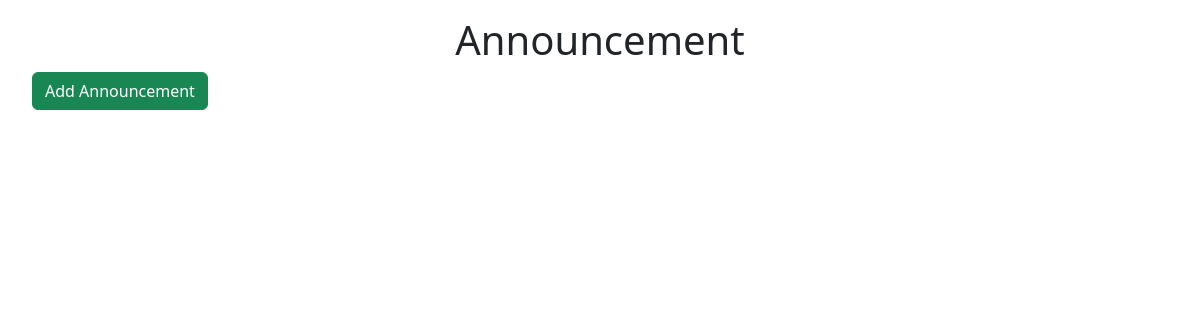
Page /announcement/ on the earlier database version.
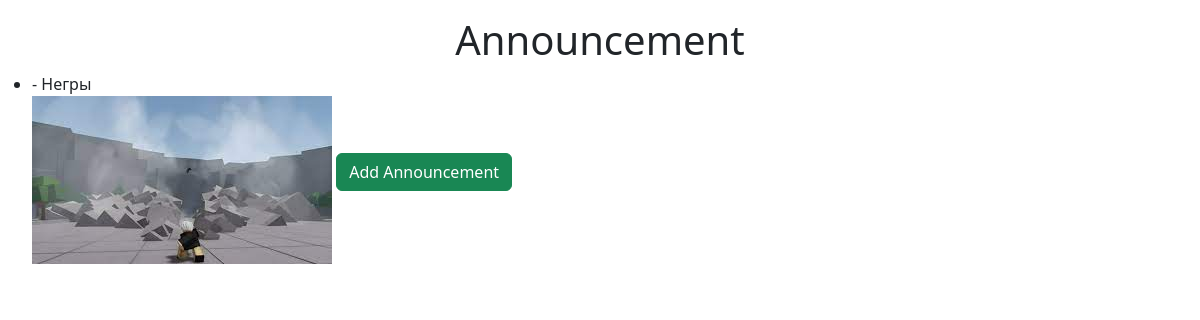
Same page on the later database version.
### stam/models.py (models this page shows)
class Announcement(models.Model):
    name = models.CharField(max_length=255)
    description = models.CharField(max_length = 255)
    price = models.IntegerField()
    photo = models.ImageField(upload_to='media/')
    status = models.CharField(max_length=255)
    category = models.CharField(max_length=255, choices = CATEGORY)

### stam/views.py (the view)
# urls.py: path('announcement/', AnnouncementListView.as_view(), name='list'),
class AnnouncementListView(ListView):
    model = Announcement
    template_name = 'list.html'
    context_object_name = 'announcements'

### templates/list.html (shortened to what this page needs)
<!DOCTYPE html>
<html lang="en">
<head>
    <link href="https://cdn.jsdelivr.net/npm/bootstrap@5.3.3/dist/css/bootstrap.min.css" rel="stylesheet">
</head>
<body>
    <h1 class="mt-3 text-center">Announcement</h1>
    <ul>
        {% for announcement in announcements %}
            <li>{{ announcement.title }} - {{ announcement.description }}</li>
            <img src="{{ announcement.photo  }}" alt="">
        {% endfor %}
        <a href="{% url 'create' %}" type="submit" class="btn btn-success mb-3">Add Announcement</a>
    </ul>
</body>
</html>

Differences in the rows shown:
added Announcement: description "Негры", photo (picture)
